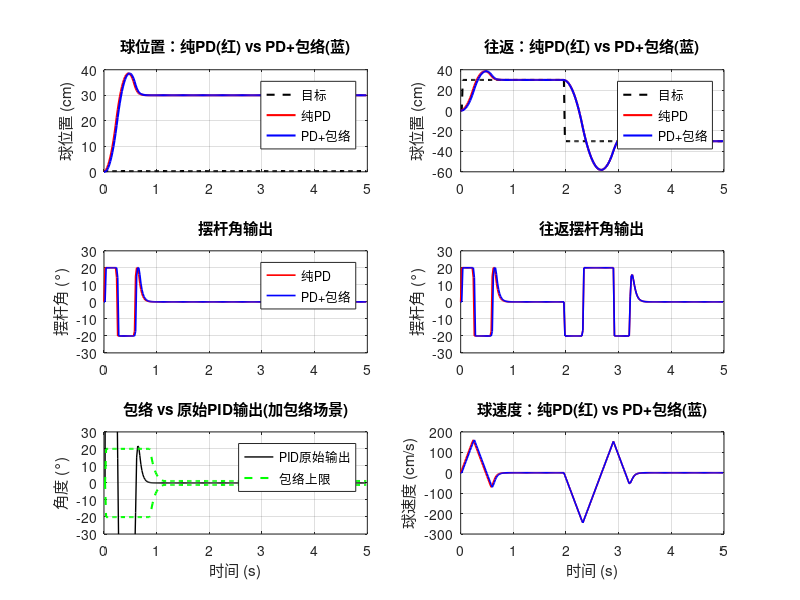

Source code (MATLAB): (Note: this script raises an error after producing the figure.)
%% 球杆系统双环 PID 仿真对比：纯 PD vs 加制动包络
% 被控对象：球位置 x 与摆杆角 θ 的关系（小角度近似）
%   x'' = (g/L) * θ   →  外环看到的是 1/s² 二阶双积分对象
% 内环：PD 跟踪 θ* → θ 足够快，这里直接近似 θ ≈ θ*
% 外环：位置误差 → PD → θ*（目标摆杆角）
% 制动包络：θ* 按 √(2*K_brake*|e|) 动态限幅，仅 e 在减小（靠近目标）时生效

clear; close all; clc;

%% === 公共参数 ===
g        = 9.81;        % m/s²
L_beam   = 0.50;        % m 摆杆有效长度
K_plant  = g / L_beam;  % ≈ 19.6 rad/s² → 角度 1 rad ≈ 球加速度 19.6 m/s²

Ts       = 0.02;        % s 控制周期 20ms (50Hz)
t_end    = 5.0;         % s 仿真总时长
N        = round(t_end / Ts);

% 外环 PD 增益（先调好纯 PD 版稳定，再看包络加成）
Kp = 25.0;              % rad/m
Kd = 1.8;               % rad·s/m

% 制动包络参数（加包络版用）
K_brake  = 400.0;       % rad²/m → 包络斜率增益
theta_min = 0.02;       % rad 包络下限（防卡死）
theta_max = 0.35;       % rad 绝对上限（≈20°，你的 OutMax 物理值）

%% === 场景 1：纯 PD 双环（无包络） ===
x1   = zeros(N,1);      % 球位置 m
xd1  = zeros(N,1);      % 球速度 m/s
e1   = zeros(N,1);      % 位置误差
theta1 = zeros(N,1);    % 摆杆角 rad
theta_raw1 = zeros(N,1);% PID 原始输出（未包络）

x_ref = 0.30;           % m 目标位置（球滚到 30cm 处）

for k = 2:N
    t = k * Ts;
    % 外环 PD
    e1(k)    = x_ref - x1(k-1);
    e_dot    = -xd1(k-1);          % de/dt = -dx/dt (x_ref 是常数)
    theta_raw1(k) = Kp * e1(k) + Kd * e_dot;
    theta1(k) = min(max(theta_raw1(k), -theta_max), theta_max);  % 纯固定限幅
    % 对象：二阶积分 x'' = K_plant * theta
    xdd = K_plant * theta1(k);
    xd1(k) = xd1(k-1) + xdd * Ts;
    x1(k)  = x1(k-1)  + xd1(k) * Ts;
end

%% === 场景 2：PD + 制动包络 ===
x2   = zeros(N,1);
xd2  = zeros(N,1);
e2   = zeros(N,1);
theta2 = zeros(N,1);
theta_raw2 = zeros(N,1);
env2 = zeros(N,1);      % 记录包络值（可视化用）

for k = 3:N  % 需要 Error0 和 Error1，从第3拍开始
    t = k * Ts;
    e2(k)    = x_ref - x2(k-1);
    e_dot    = -xd2(k-1);
    theta_raw2(k) = Kp * e2(k) + Kd * e_dot;

    % ---- 制动包络核心 ----
    env = sqrt(2.0 * K_brake * abs(e2(k)));
    env = max(env, theta_min);     % 下限防卡死
    env = min(env, theta_max);     % 绝对上限
    env2(k) = env;

    % 方向判断：误差在减小？（Error0 - Error1 < 0）
    approaching = (e2(k) - e2(k-1)) < 0;
    if approaching
        theta2(k) = min(max(theta_raw2(k), -env), env);  % 包络限幅
    else
        theta2(k) = min(max(theta_raw2(k), -theta_max), theta_max);  % 远离时放行
    end

    xdd = K_plant * theta2(k);
    xd2(k) = xd2(k-1) + xdd * Ts;
    x2(k)  = x2(k-1)  + xd2(k) * Ts;
end

%% === 场景 3：往返（阶跃 → 反向） ===
x3   = zeros(N,1);
xd3  = zeros(N,1);
e3   = zeros(N,1);
theta3 = zeros(N,1);
theta_raw3 = zeros(N,1);
env3 = zeros(N,1);
x_ref3 = zeros(N,1);

for k = 3:N
    t = k * Ts;
    if t < 2.0
        x_ref3(k) = 0.30;
    else
        x_ref3(k) = -0.30;
    end
    e3(k)    = x_ref3(k) - x3(k-1);
    e_dot    = -xd3(k-1);
    theta_raw3(k) = Kp * e3(k) + Kd * e_dot;

    env = sqrt(2.0 * K_brake * abs(e3(k)));
    env = max(env, theta_min);
    env = min(env, theta_max);
    env3(k) = env;

    approaching = (e3(k) - e3(k-1)) < 0;
    if approaching
        theta3(k) = min(max(theta_raw3(k), -env), env);
    else
        theta3(k) = min(max(theta_raw3(k), -theta_max), theta_max);
    end

    xdd = K_plant * theta3(k);
    xd3(k) = xd3(k-1) + xdd * Ts;
    x3(k)  = x3(k-1)  + xd3(k) * Ts;
end

%% === 场景 4：往返（阶跃 → 反向，纯 PD 无包络对比） ===
x4   = zeros(N,1);
xd4  = zeros(N,1);
e4   = zeros(N,1);
theta4 = zeros(N,1);
x_ref4 = zeros(N,1);

for k = 2:N
    t = k * Ts;
    if t < 2.0
        x_ref4(k) = 0.30;
    else
        x_ref4(k) = -0.30;
    end
    e4(k)    = x_ref4(k) - x4(k-1);
    e_dot    = -xd4(k-1);
    theta_raw = Kp * e4(k) + Kd * e_dot;
    theta4(k) = min(max(theta_raw, -theta_max), theta_max);

    xdd = K_plant * theta4(k);
    xd4(k) = xd4(k-1) + xdd * Ts;
    x4(k)  = x4(k-1)  + xd4(k) * Ts;
end

%% === 画图 ===
t = (0:N-1)' * Ts;

figure('Name','阶跃响应对比','Position',[100 100 1000 700]);

subplot(3,2,1);
plot(t, x_ref*ones(N,1), 'k--','LineWidth',1.5); hold on;
plot(t, x1*100, 'r','LineWidth',1.5);
plot(t, x2*100, 'b','LineWidth',1.5);
grid on; ylabel('球位置 (cm)');
title('球位置：纯PD(红) vs PD+包络(蓝)');
legend('目标','纯PD','PD+包络','Location','best');

subplot(3,2,3);
plot(t, theta1*180/pi, 'r','LineWidth',1.2); hold on;
plot(t, theta2*180/pi, 'b','LineWidth',1.2);
grid on; ylabel('摆杆角 (°)');
title('摆杆角输出');
legend('纯PD','PD+包络','Location','best');

subplot(3,2,5);
plot(t, theta_raw2*180/pi, 'k-','LineWidth',1.0); hold on;
plot(t, env2*180/pi, 'g--','LineWidth',1.5);
plot(t, -env2*180/pi, 'g--','LineWidth',1.5);
ylim([-30 30]);
grid on; ylabel('角度 (°)'); xlabel('时间 (s)');
title('包络 vs 原始PID输出(加包络场景)');
legend('PID原始输出','包络上限','Location','best');

subplot(3,2,2);
plot(t, x_ref3*100, 'k--','LineWidth',1.5); hold on;
plot(t, x4*100, 'r','LineWidth',1.5);
plot(t, x3*100, 'b','LineWidth',1.5);
grid on; ylabel('球位置 (cm)');
title('往返：纯PD(红) vs PD+包络(蓝)');
legend('目标','纯PD','PD+包络','Location','best');

subplot(3,2,4);
plot(t, theta4*180/pi, 'r','LineWidth',1.2); hold on;
plot(t, theta3*180/pi, 'b','LineWidth',1.2);
grid on; ylabel('摆杆角 (°)');
title('往返摆杆角输出');

subplot(3,2,6);
plot(t, xd4*100, 'r','LineWidth',1.2); hold on;
plot(t, xd3*100, 'b','LineWidth',1.2);
grid on; ylabel('球速度 (cm/s)'); xlabel('时间 (s)');
title('球速度：纯PD(红) vs PD+包络(蓝)');

sgtitle('制动包络效果仿真（对象 1/s², 内环快近似 θ≈θ*）','FontSize',14);

%% === 打印关键指标 ===
function overshoot = calc_overshoot(x, x_ref)
    [~, idx] = max(abs(x - x_ref));
    overshoot = abs(x(idx) - x_ref) / abs(x_ref) * 100;
end

fprintf('==== 阶跃 0→30cm 指标 ====\n');
fprintf('纯PD  超调: %.1f%%, 最终误差: %.2f cm\n', calc_overshoot(x1, x_ref), x1(end)*100 - x_ref*100);
fprintf('PD+包络 超调: %.1f%%, 最终误差: %.2f cm\n', calc_overshoot(x2, x_ref), x2(end)*100 - x_ref*100);
